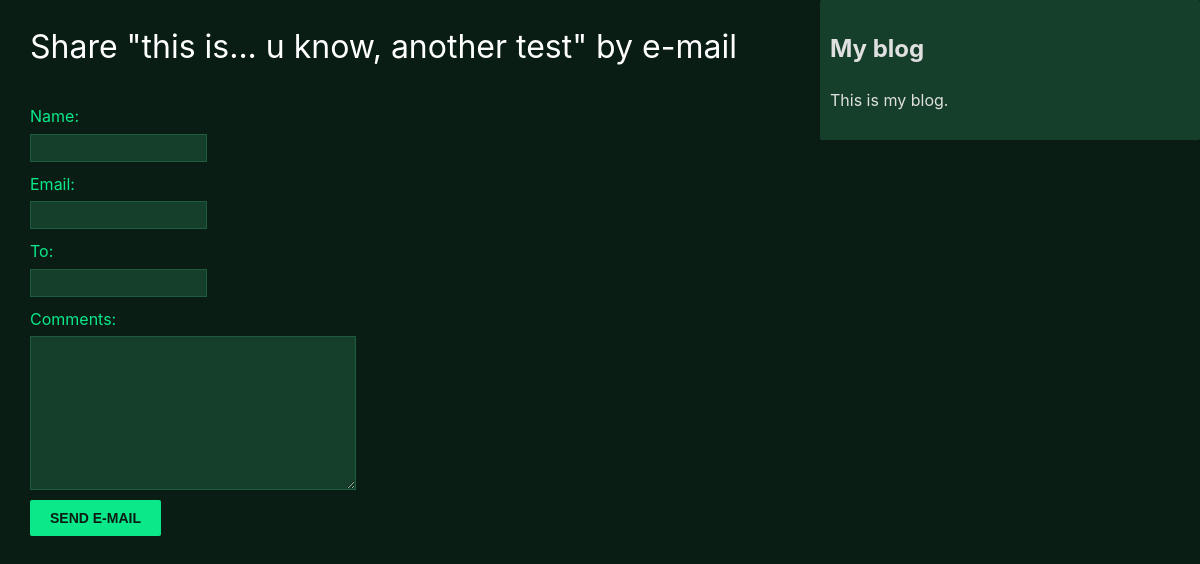
/3/share/, run on an earlier commit of the app's database.
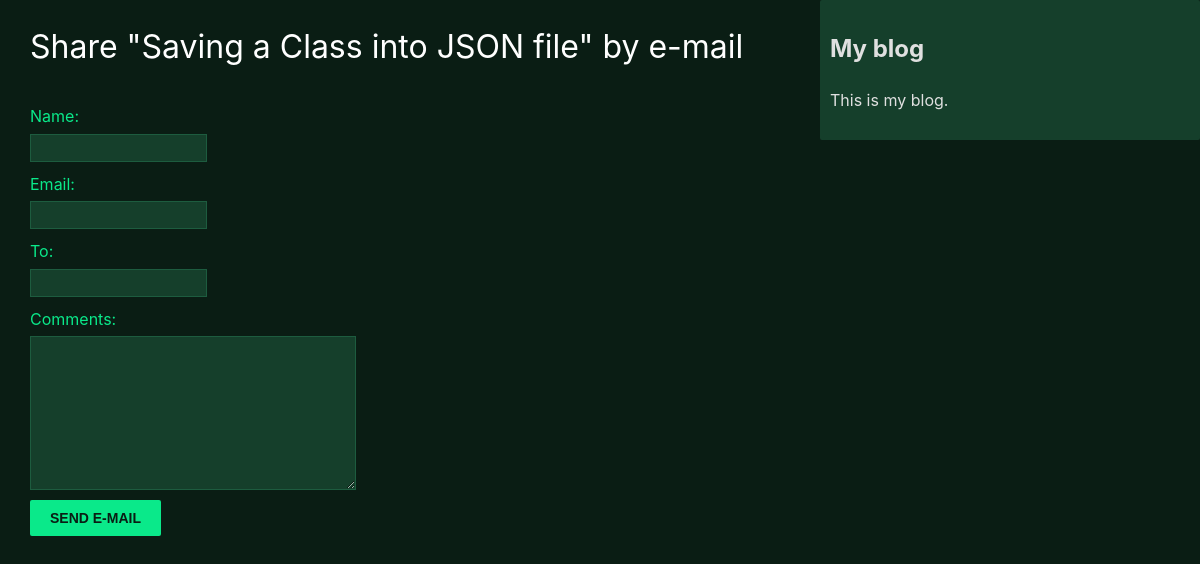
And on a later commit of the database.
### blog/models.py (models this page shows, shortened)
class Post_djb(models.Model):
    class Status(models.TextChoices):
        DRAFT = 'd', 'Draft'
        PUBLISHED = 'p', 'Published'
    title = models.CharField(max_length=87)
    slug = models.SlugField(max_length=87, unique_for_date='publish')
    author = models.ForeignKey(settings.AUTH_USER_MODEL, on_delete=models.CASCADE, related_name='blog_posts')
    body = models.TextField()
    publish = models.DateTimeField(default=timezone.now)
    created = models.DateTimeField(auto_now_add=True)
    updated = models.DateTimeField(auto_now=True)
    status = models.CharField(max_length=1, choices=Status.choices, default=Status.DRAFT)
    objects = models.Manager()
    published = PublishedManager()
    class Meta:
        ordering = ['-publish']
        indexes = [
            models.Index(fields=['-publish']),
        ]

### blog/views.py (the view)
# urls.py: path('<int:post_id>/share/', views.post_share, name='post_share'),
def post_share(request, post_id):
    post = get_object_or_404(
        Post_djb,
        id=post_id,
        status=Post_djb.Status.PUBLISHED
    )
    sent = False
    if request.method == 'POST':
        form = EmailPostForm(request.POST)
        if form.is_valid():
            cd = form.cleaned_data
            post_url = request.build_absolute_uri(
                post.get_absolute_url()
            )
            subject = (
                f"{cd['name']} ({cd['email']}) "
                f"recommends you read {post.title}"
            )
            message = (
                f"Read {post.title} at {post_url}\n\n"
                f"{cd['name']}'s comments: {cd['comments']}"
            )
            send_mail(
                subject=subject,
                message=message,
                from_email=None,
                recipient_list=[cd['to']],
            )
            sent = True
    else:
        form = EmailPostForm()
    return render(
        request,
        'blog/post/share.html',
        {
            'post': post,
            'form': form,
            'sent': sent
        },
    )

### blog/forms.py
class EmailPostForm(forms.Form):
    name = forms.CharField(max_length=25)
    email = forms.EmailField()
    to = forms.EmailField()
    comments = forms.CharField(required=True, widget=forms.Textarea)

### blog/templates/blog/post/share.html (shortened to what this page needs)
{% extends "blog/base.html" %}
{% block content %}
  {% if sent %}
    <h1>E-mail successfully sent</h1>
    <p>
      "{{ post.title }}" was successfully sent to {{ form.cleaned_data.to }}.
    </p>
      <p>
            <a href="{% url 'blog:post_list' %}" class="btn btn-secondary">Back to Blog List</a>
    </p>
  {% else %}
    <h1>Share "{{ post.title }}" by e-mail</h1>
    <form method="post" novalidate>
      {{ form.as_p }}
      <input type="submit" value="Send e-mail">
    </form>
  {% endif %}
{% endblock %}

What changed in the data, as far as the page shows it:
changed Post_djb: title "this is... u know, another test" → "Saving a Class into JSON file"
